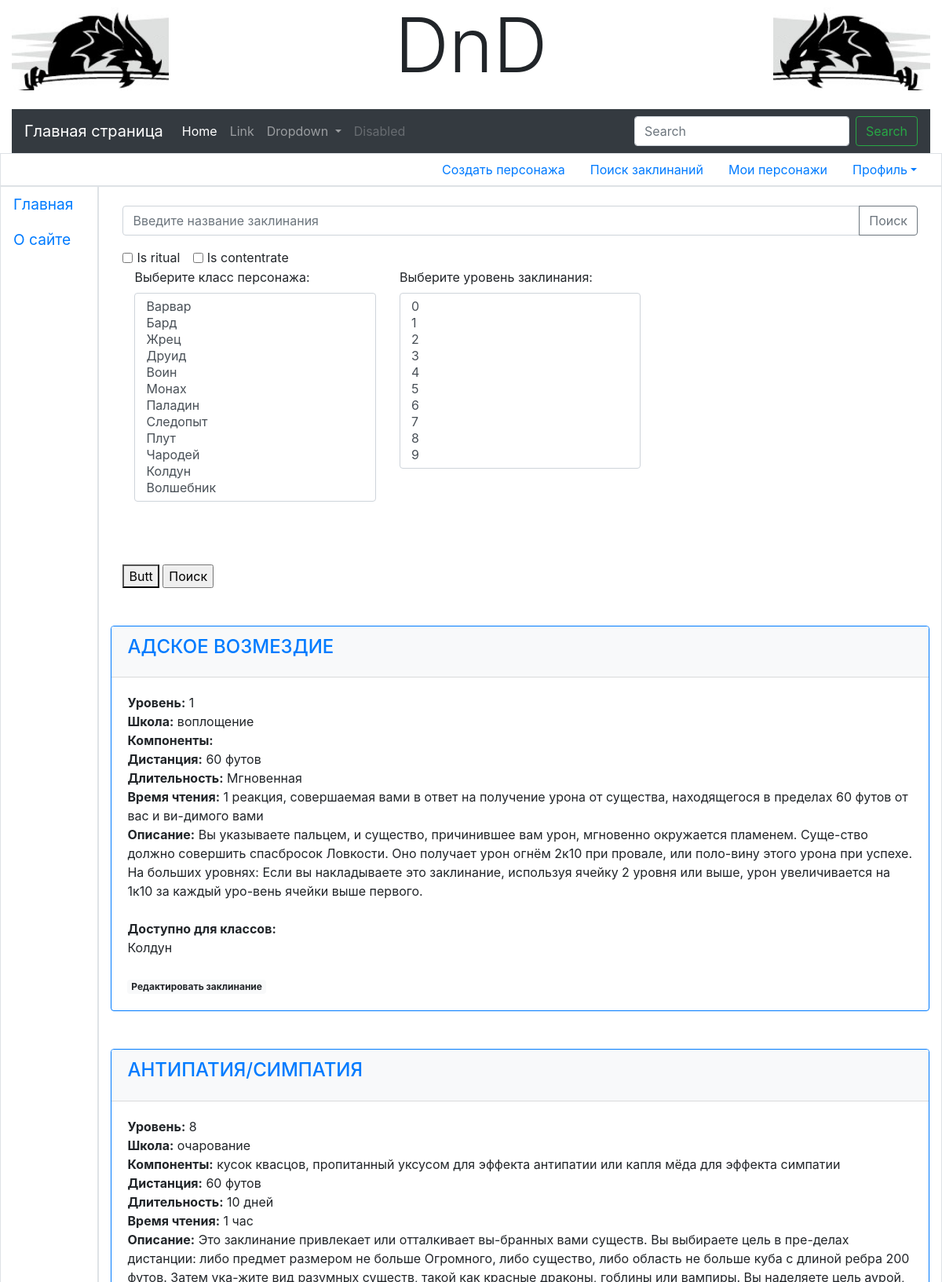
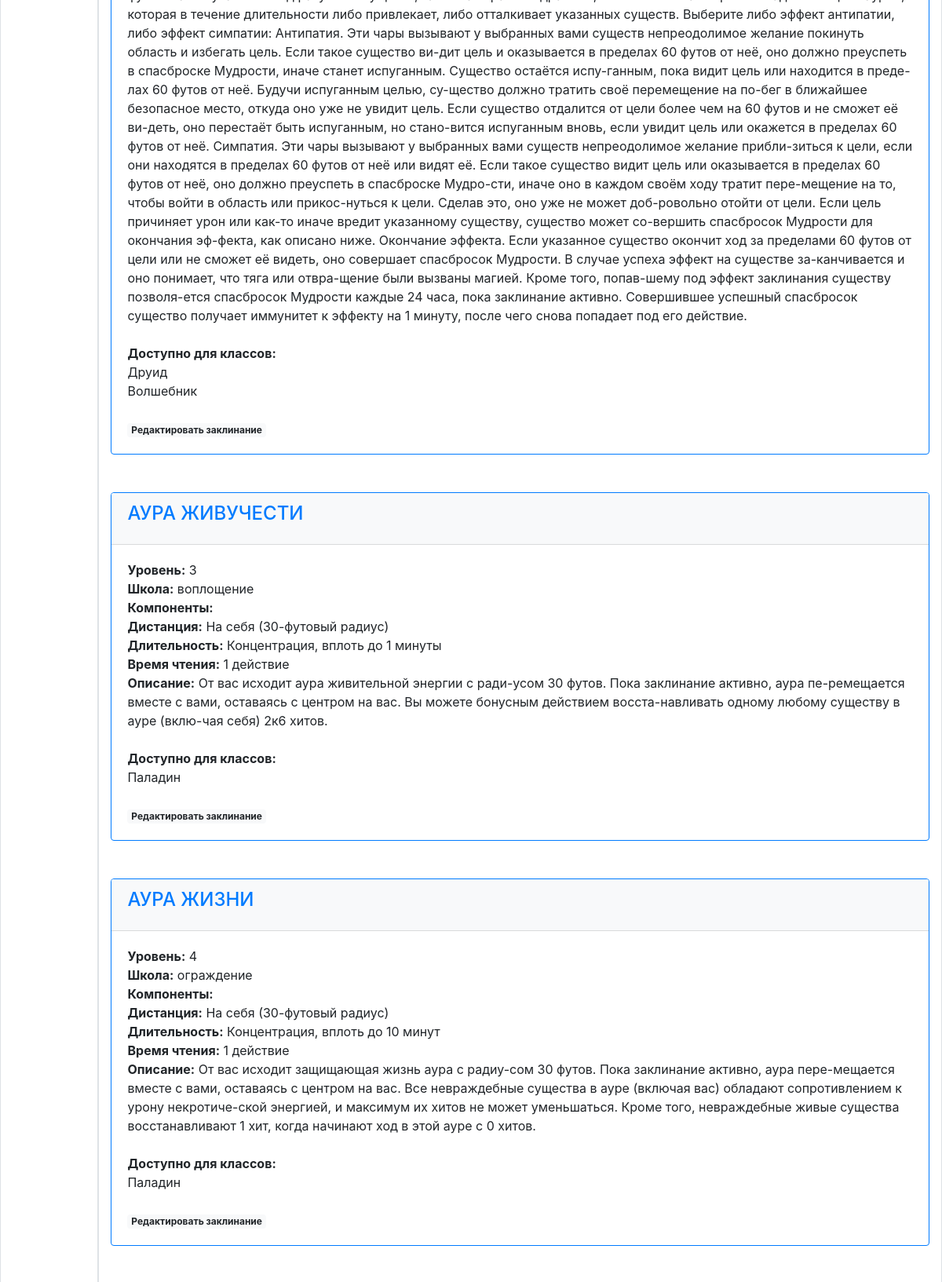
The page /main/accounts/profile/find-spells/ (signed in, upper part) on the database its author committed (2 pictures, top to bottom).
### main/models.py (models this page shows)
class Spell(models.Model):
    SPELL_SCHOOL_CHOICES = (
        (0, 'неизвестная'),
        (1, 'воплощение'),
        (2, 'очарование'),
        (3, 'ограждение'),
        (4, 'иллюзия'),
        (5, 'вызов'),
        (6, 'некромантия'),
        (7, 'преобразование'),
        (8, 'прорицание'),
    )
    name = models.CharField(db_index=True, unique=True, null=False, max_length=20, verbose_name='Название заклинания')
    level = models.IntegerField(verbose_name='Уровень заклинания')
    school = models.IntegerField(choices=SPELL_SCHOOL_CHOICES, default=0, verbose_name='Школа заклинания')
    comp_is_verbal = models.BooleanField(default=False, verbose_name='Вербальные требования')
    comp_is_somatic = models.BooleanField(default=False, verbose_name='Соматичесские требования')
    comp_is_material = models.BooleanField(default=False, verbose_name='Материальные компоненты')
    components = models.CharField(max_length=2048 * 64, verbose_name='Компоненты заклинания')
    distance = models.CharField(max_length=1024 * 64, verbose_name='Дистанция заклинания')
    duration = models.CharField(max_length=1024 * 64, verbose_name='Длительность заклинания')
    cast_time = models.CharField(max_length=1024 * 64, verbose_name='Время сотворения заклинания')
    is_concentrate = models.BooleanField(default=False, verbose_name='Концентрация')
    is_ritual = models.BooleanField(default=False, verbose_name='Ритуал')
    description = models.TextField(null=False, verbose_name='Описание заклинания')
    gold = models.IntegerField(null=True, verbose_name='Золото')
    spell_classes = models.ManyToManyField(CharClasses, verbose_name='Класс персонажа')
    spells = SpellManager()
    objects = models.Manager()
    class Meta:
        ordering = ['name']

class CharClasses(models.Model):
    CLASS_CHOICES = (
        ('Варвар', "Варвар"),
        ('Бард', "Бард"),
        ('Жрец', "Жрец"),
        ('Друид', "Друид"),
        ('Воин', "Воин"),
        ('Монах', "Монах"),
        ('Паладин', "Паладин"),
        ('Следопыт', "Следопыт"),
        ('Плут', "Плут"),
        ('Чародей', "Чародей"),
        ('Колдун', "Колдун"),
        ('Волшебник', "Волшебник"),
    )
    name = models.CharField(db_index=True, choices=CLASS_CHOICES, unique=True, null=False, max_length=20,
                            verbose_name='Имя класса персонажа')
    caption = models.CharField(null=True, max_length=24, verbose_name='Caption класса')
    description = models.CharField(null=True, max_length=1024 * 64, verbose_name='Описание класса')
    char_classes = ClassManager()
    objects = models.Manager()

### main/views.py (the view)
# urls.py: path('accounts/profile/find-spells/', find_spells, name='find_spells'),
@login_required
def find_spells(request):
    spells_list_qs = None
    find_options = None
    if request.method == 'GET':
        if request.GET.get('fspells', None):
            fspells = request.GET.get('fspells')
            print('FSPELLS:', fspells)
            return JsonResponse({ 'is_taken' : fspells })
        find_spell_form = FindSpellForm(request.GET)
        if find_spell_form.is_valid():
            find_options, spells_list_qs = Spell.spells.main_search(request, find_spell_form)
        else:
            messages.add_message(request, messages.ERROR, find_spell_form.errors)
    page = request.GET.get('page')
    spells_limit_list = 8
    paginator = Paginator(spells_list_qs, spells_limit_list)
    try:
        spells_pages = paginator.page(page)
    except PageNotAnInteger:
        spells_pages = paginator.page(1)
    except EmptyPage:
        spells_pages = paginator.page(paginator.num_pages)
    context = {
                'spells': spells_pages,
                'parms': find_options,
                'charclasses': CharClasses.char_classes.get_classes_captions(),
                'spell_levels': Spell.spells.get_spell_levels(),
    }
    return render(request, 'main/find-spells.html', context)

### main/models.py (called while the page is built)
    def get_classes_captions(self):
        class_record = []
        for char_class in self.all():
            class_record.append([char_class.name, char_class.caption])
        return class_record

    @staticmethod
    def get_spell_levels():
        max_spell_level = 10
        return [level for level in range(max_spell_level)]

    def main_search(self, request, form):
        spells_list = self.all()
        find_parms = ""
        name = form.cleaned_data['name']
        name = name.upper()
        if name != '':
            spells_list = spells_list.filter(name__icontains=name)
            find_parms += "&name={}".format(name)
        if request.GET.get("ritual", None):
            spells_list = spells_list.filter(is_ritual=True)
            find_parms += "&ritual={}".format("on")
        if request.GET.get("concentrate", None):
            spells_list = spells_list.filter(is_concentrate=True)
            find_parms += "&concentrate={}".format("on")
        return find_parms, spells_list

### main/templates/main/find-spells.html (shortened to what this page needs)
{% extends "layout/basic.html" %}
{% load static %}
{% block content %}
<form method="get">
    <div class="input-group mt-3 mb-3">
        <input id="id_name" type="text" name="name" class="form-control" placeholder="Введите название заклинания" aria-label="Введите название заклинания" aria-describedby="button-search">
        <div class="input-group-append">
            <button class="btn btn-outline-secondary" type="submit" id="button-search">Поиск</button>
        </div>
    </div>
    <div class="form-check form-check-inline">
        <input class="form-check-input" type="checkbox" id="ritual" name="ritual"{% if spell.is_ritual %}checked{% endif %}>
        <label class="form-check-label" for="ritual">Is ritual</label>
    </div>
    <div class="form-check form-check-inline">
        <input class="form-check-input" type="checkbox" id="concentrate" name="concentrate"{% if spell.is_concentrate %}checked{% endif %}><Br>
        <label class="form-check-label" for="concentrate">Is contentrate</label>
    </div>
    <div class="container">
        <div class="row">
            <div class="form-group col-md-4">
                <label for="charclasses">Выберите класс персонажа:</label>
                <select multiple class="form-control" id="charclasses" size="12">
                {% for charclass1, charclass2 in charclasses %}
                    <option>{{ charclass1 }}</option>
                {% endfor %}
                </select>
            </div>
            <div class="form-group col-md-4">
                <label for="spell_levels">Выберите уровень заклинания:</label>
                <select multiple class="form-control" id="spell_levels" size="10">
                {% for level in spell_levels %}
                    <option>{{ level }}</option>
                {% endfor %}
                </select>
            </div>
        </div>
    </div>
    <br>
    <br>
    <button id="btn" type="submit">Butt</button>
    <input type="submit" value="Поиск">
</form>
{% for spell in spells %}
    <div class="row">
        <div class="card border-primary mt-5">
            <div class="card-header bg-light">
                <h4 class="card-title"><a href="{% url 'main:edit_spell' spell.id %}">{{ spell.name }}</a></h4>
            </div>
            <div class="card-body">
                <b>Уровень:</b> {{ spell.level }} <br>
                <b>Школа:</b>  {{ spell.get_school_display }} <br>
                <b>Компоненты:</b> {{ spell.components }} <br>
                <b>Дистанция:</b> {{ spell.distance }} <br>
                <b>Длительность:</b> {{ spell.duration }} <br>
                <b>Время чтения:</b> {{ spell.cast_time }} <br>
                <b>Описание:</b> {{ spell.description }} <br>
                <br><b>Доступно для классов:</b><br>
                {% for spc in spell.spell_classes.all %}
                    {{ spc.name }}<br>
                {% endfor %}
                <br><a class="badge badge-light" href="{% url 'main:edit_spell' spell.id %}">Редактировать заклинание</a><br>
            </div>
        </div>
    </div>
{% endfor %}
{% endblock %}

### rows shown on the page
Spell: name "АДСКОЕ ВОЗМЕЗДИЕ", level "1", school "воплощение", distance "60 футов", duration "Мгновенная", cast_time "1 реакция, совершаемая вами в ответ на получение урона от существа, находящегося в пределах 60 футов от вас и ви-димого вами", description "Вы указываете пальцем, и существо, причинившее вам урон, мгновенно окружается пламенем. Суще-ство должно совершить спасбросок Ловкости. Оно получает урон огнём 2к10 при провале, или поло-вину этого урона при успехе. На больших уровнях: Если вы накладываете это заклинание, используя ячейку 2 уровня или выше, урон увеличивается на 1к10 за каждый уро-вень ячейки выше первого."
CharClasses: name "Колдун"
Spell: name "АНТИПАТИЯ/СИМПАТИЯ", level "8", school "очарование", components "кусок квасцов, пропитанный уксусом для эффекта антипатии или капля мёда для эффекта симпатии", distance "60 футов", duration "10 дней", cast_time "1 час", description "Это заклинание привлекает или отталкивает вы-бранных вами существ. Вы выбираете цель в пре-делах дистанции: либо предмет размером не больше Огромного, либо существо, либо область не больше куба с длиной ребра 200 футов. Затем ука-жите вид разумных существ, такой как красные драконы, гоблины или вампиры. Вы наделяете цель аурой, которая в течение длительности либо привлекает, либо отталкивает указанных существ. Выберите либо эффект антипатии, либо эффект симпатии: Антипатия. Эти чары вызывают у выбранных вами существ непреодолимое желание покинуть область и избегать цель. Если такое существо ви-дит цель и оказывается в пределах 60 футов от неё, оно должно преуспеть в спасброске Мудрости,…"
CharClasses: name "Друид"
CharClasses: name "Волшебник"
Spell: name "АУРА ЖИВУЧЕСТИ", level "3", school "воплощение", distance "На себя (30-футовый радиус)", duration "Концентрация, вплоть до 1 минуты", cast_time "1 действие", description "От вас исходит аура живительной энергии с ради-усом 30 футов. Пока заклинание активно, аура пе-ремещается вместе с вами, оставаясь с центром на вас. Вы можете бонусным действием восста-навливать одному любому существу в ауре (вклю-чая себя) 2к6 хитов."
CharClasses: name "Паладин"
Spell: name "АУРА ЖИЗНИ", level "4", school "ограждение", distance "На себя (30-футовый радиус)", duration "Концентрация, вплоть до 10 минут", cast_time "1 действие", description "От вас исходит защищающая жизнь аура с радиу-сом 30 футов. Пока заклинание активно, аура пере-мещается вместе с вами, оставаясь с центром на вас. Все невраждебные существа в ауре (включая вас) обладают сопротивлением к урону некротиче-ской энергией, и максимум их хитов не может уменьшаться. Кроме того, невраждебные живые существа восстанавливают 1 хит, когда начинают ход в этой ауре с 0 хитов."
